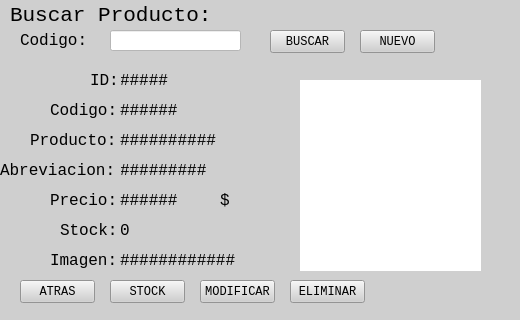
    <widget class="QWidget" name="widgetprodbuscar" native="true">
     <property name="geometry">
      <rect>
       <x>80</x>
       <y>30</y>
       <width>520</width>
       <height>320</height>
      </rect>
     </property>
     <property name="maximumSize">
      <size>
       <width>600</width>
       <height>350</height>
      </size>
     </property>
     <property name="font">
      <font>
       <family>Courier New</family>
      </font>
     </property>
     <property name="styleSheet">
      <string notr="true">background-color: rgb(207, 207, 207);</string>
     </property>
     <widget class="QLabel" name="lebel_2">
      <property name="geometry">
       <rect>
        <x>20</x>
        <y>30</y>
        <width>81</width>
        <height>21</height>
       </rect>
      </property>
      <property name="font">
       <font>
        <family>Courier New</family>
        <pointsize>12</pointsize>
       </font>
      </property>
      <property name="text">
       <string>Codigo:</string>
      </property>
     </widget>
     <widget class="QLineEdit" name="lineprodcodigo">
      <property name="geometry">
       <rect>
        <x>110</x>
        <y>30</y>
        <width>131</width>
        <height>21</height>
       </rect>
      </property>
      <property name="font">
       <font>
        <family>Courier New</family>
       </font>
      </property>
      <property name="styleSheet">
       <string notr="true">background-color: rgb(255, 255, 255);</string>
      </property>
     </widget>
     <widget class="QPushButton" name="buttonprodbusc">
      <property name="geometry">
       <rect>
        <x>270</x>
        <y>30</y>
        <width>75</width>
        <height>23</height>
       </rect>
      </property>
      <property name="font">
       <font>
        <family>Courier New</family>
       </font>
      </property>
      <property name="text">
       <string>BUSCAR</string>
      </property>
     </widget>
     <widget class="QLabel" name="label_7">
      <property name="geometry">
       <rect>
        <x>10</x>
        <y>0</y>
        <width>211</width>
        <height>31</height>
       </rect>
      </property>
      <property name="font">
       <font>
        <family>Courier New</family>
        <pointsize>16</pointsize>
       </font>
      </property>
      <property name="text">
       <string>Buscar Producto:</string>
      </property>
     </widget>
     <widget class="QPushButton" name="buttonprodnuevo">
      <property name="geometry">
       <rect>
        <x>360</x>
        <y>30</y>
        <width>75</width>
        <height>23</height>
       </rect>
      </property>
      <property name="font">
       <font>
        <family>Courier New</family>
       </font>
      </property>
      <property name="text">
       <string>NUEVO</string>
      </property>
     </widget>
     <widget class="QWidget" name="widgetprodinfo" native="true">
      <property name="geometry">
       <rect>
        <x>0</x>
        <y>60</y>
        <width>521</width>
        <height>251</height>
       </rect>
      </property>
      <widget class="QLabel" name="label_5">
       <property name="geometry">
        <rect>
         <x>50</x>
         <y>130</y>
         <width>71</width>
         <height>21</height>
        </rect>
       </property>
       <property name="font">
        <font>
         <family>Courier New</family>
         <pointsize>12</pointsize>
        </font>
       </property>
       <property name="text">
        <string>Precio:</string>
       </property>
      </widget>
      <widget class="QPushButton" name="buttonModificar_2">
       <property name="geometry">
        <rect>
         <x>200</x>
         <y>220</y>
         <width>75</width>
         <height>23</height>
        </rect>
       </property>
       <property name="font">
        <font>
         <family>Courier New</family>
        </font>
       </property>
       <property name="text">
        <string>MODIFICAR</string>
       </property>
      </widget>
      <widget class="QPushButton" name="eliminaruserbutton_2">
       <property name="geometry">
        <rect>
         <x>290</x>
         <y>220</y>
         <width>75</width>
         <height>23</height>
        </rect>
       </property>
       <property name="font">
        <font>
         <family>Courier New</family>
        </font>
       </property>
       <property name="text">
        <string>ELIMINAR</string>
       </property>
      </widget>
      <widget class="QLabel" name="label_3">
       <property name="geometry">
        <rect>
         <x>30</x>
         <y>70</y>
         <width>91</width>
         <height>21</height>
        </rect>
       </property>
       <property name="font">
        <font>
         <family>Courier New</family>
         <pointsize>12</pointsize>
        </font>
       </property>
       <property name="text">
        <string>Producto:</string>
       </property>
      </widget>
      <widget class="QLabel" name="textprodid">
       <property name="geometry">
        <rect>
         <x>120</x>
         <y>10</y>
         <width>71</width>
         <height>21</height>
        </rect>
       </property>
       <property name="font">
        <font>
         <family>Courier New</family>
         <pointsize>12</pointsize>
        </font>
       </property>
       <property name="text">
        <string>#####</string>
       </property>
      </widget>
      <widget class="QLabel" name="textprodfabricant">
       <property name="geometry">
        <rect>
         <x>120</x>
         <y>100</y>
         <width>131</width>
         <height>21</height>
        </rect>
       </property>
       <property name="font">
        <font>
         <family>Courier New</family>
         <pointsize>12</pointsize>
        </font>
       </property>
       <property name="text">
        <string>#########</string>
       </property>
      </widget>
      <widget class="QLabel" name="textprodstock">
       <property name="geometry">
        <rect>
         <x>120</x>
         <y>160</y>
         <width>61</width>
         <height>21</height>
        </rect>
       </property>
       <property name="font">
        <font>
         <family>Courier New</family>
         <pointsize>12</pointsize>
        </font>
       </property>
       <property name="text">
        <string>0</string>
       </property>
      </widget>
      <widget class="QLabel" name="label_9">
       <property name="geometry">
        <rect>
         <x>220</x>
         <y>130</y>
         <width>21</width>
         <height>21</height>
        </rect>
       </property>
       <property name="font">
        <font>
         <family>Courier New</family>
         <pointsize>12</pointsize>
        </font>
       </property>
       <property name="text">
        <string>$</string>
       </property>
      </widget>
      <widget class="QLabel" name="textprodprecio">
       <property name="geometry">
        <rect>
         <x>120</x>
         <y>130</y>
         <width>81</width>
         <height>21</height>
        </rect>
       </property>
       <property name="font">
        <font>
         <family>Courier New</family>
         <pointsize>12</pointsize>
        </font>
       </property>
       <property name="text">
        <string>######</string>
       </property>
      </widget>
      <widget class="QLabel" name="label_16">
       <property name="geometry">
        <rect>
         <x>50</x>
         <y>190</y>
         <width>71</width>
         <height>21</height>
        </rect>
       </property>
       <property name="font">
        <font>
         <family>Courier New</family>
         <pointsize>12</pointsize>
        </font>
       </property>
       <property name="text">
        <string>Imagen:</string>
       </property>
      </widget>
      <widget class="QLabel" name="label">
       <property name="geometry">
        <rect>
         <x>50</x>
         <y>40</y>
         <width>71</width>
         <height>21</height>
        </rect>
       </property>
       <property name="font">
        <font>
         <family>Courier New</family>
         <pointsize>12</pointsize>
        </font>
       </property>
       <property name="text">
        <string>Codigo:</string>
       </property>
      </widget>
      <widget class="QLabel" name="label_4">
       <property name="geometry">
        <rect>
         <x>0</x>
         <y>100</y>
         <width>121</width>
         <height>21</height>
        </rect>
       </property>
       <property name="font">
        <font>
         <family>Courier New</family>
         <pointsize>12</pointsize>
        </font>
       </property>
       <property name="text">
        <string>Abreviacion:</string>
       </property>
      </widget>
      <widget class="QLabel" name="textprodimagen">
       <property name="geometry">
        <rect>
         <x>120</x>
         <y>190</y>
         <width>151</width>
         <height>21</height>
        </rect>
       </property>
       <property name="font">
        <font>
         <family>Courier New</family>
         <pointsize>12</pointsize>
        </font>
       </property>
       <property name="text">
        <string>############</string>
       </property>
      </widget>
      <widget class="QPushButton" name="buttonModificar_3">
       <property name="geometry">
        <rect>
         <x>110</x>
         <y>220</y>
         <width>75</width>
         <height>23</height>
        </rect>
       </property>
       <property name="font">
        <font>
         <family>Courier New</family>
        </font>
       </property>
       <property name="text">
        <string>STOCK</string>
       </property>
      </widget>
      <widget class="QLabel" name="imagenprod">
       <property name="geometry">
        <rect>
         <x>300</x>
         <y>20</y>
         <width>181</width>
         <height>191</height>
        </rect>
       </property>
       <property name="styleSheet">
        <string notr="true">background-color: rgb(255, 255, 255);</string>
       </property>
       <property name="text">
        <string/>
       </property>
      </widget>
      <widget class="QPushButton" name="atrasbutton_2">
       <property name="geometry">
        <rect>
         <x>20</x>
         <y>220</y>
         <width>75</width>
         <height>23</height>
        </rect>
       </property>
       <property name="font">
        <font>
         <family>Courier New</family>
        </font>
       </property>
       <property name="text">
        <string>ATRAS</string>
       </property>
      </widget>
      <widget class="QLabel" name="textprodcodigo">
       <property name="geometry">
        <rect>
         <x>120</x>
         <y>40</y>
         <width>121</width>
         <height>21</height>
        </rect>
       </property>
       <property name="font">
        <font>
         <family>Courier New</family>
         <pointsize>12</pointsize>
        </font>
       </property>
       <property name="text">
        <string>######</string>
       </property>
      </widget>
      <widget class="QLabel" name="label_6">
       <property name="geometry">
        <rect>
         <x>60</x>
         <y>160</y>
         <width>61</width>
         <height>21</height>
        </rect>
       </property>
       <property name="font">
        <font>
         <family>Courier New</family>
         <pointsize>12</pointsize>
        </font>
       </property>
       <property name="text">
        <string>Stock:</string>
       </property>
      </widget>
      <widget class="QLabel" name="label_2">
       <property name="geometry">
        <rect>
         <x>90</x>
         <y>10</y>
         <width>31</width>
         <height>21</height>
        </rect>
       </property>
       <property name="font">
        <font>
         <family>Courier New</family>
         <pointsize>12</pointsize>
        </font>
       </property>
       <property name="text">
        <string>ID:</string>
       </property>
      </widget>
      <widget class="QLabel" name="textprodnombre">
       <property name="geometry">
        <rect>
         <x>120</x>
         <y>70</y>
         <width>151</width>
         <height>21</height>
        </rect>
       </property>
       <property name="font">
        <font>
         <family>Courier New</family>
         <pointsize>12</pointsize>
        </font>
       </property>
       <property name="text">
        <string>##########</string>
       </property>
      </widget>
     </widget>
     <zorder>label_7</zorder>
     <zorder>lebel_2</zorder>
     <zorder>lineprodcodigo</zorder>
     <zorder>buttonprodbusc</zorder>
     <zorder>buttonprodnuevo</zorder>
     <zorder>widgetprodinfo</zorder>
    </widget>
